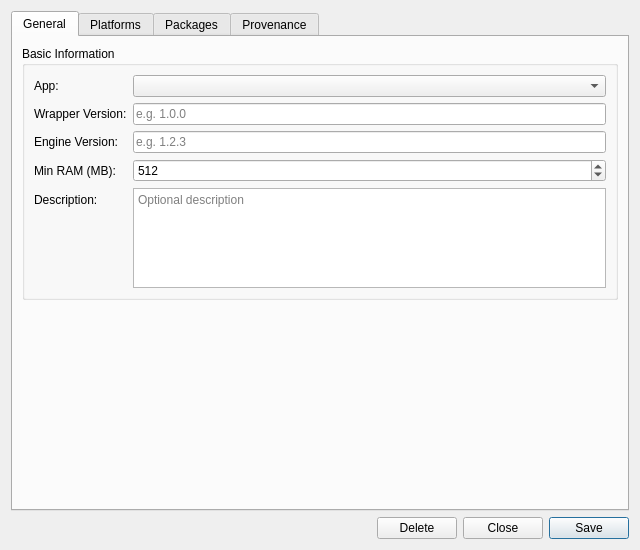
<?xml version="1.0" encoding="UTF-8"?>
<ui version="4.0">
 <class>AppVersionDetailDialog</class>
 <widget class="QWidget" name="AppVersionDetailDialog">
  <property name="geometry">
   <rect>
    <x>0</x>
    <y>0</y>
    <width>640</width>
    <height>550</height>
   </rect>
  </property>
  <property name="minimumSize">
   <size>
    <width>640</width>
    <height>550</height>
   </size>
  </property>
  <property name="windowTitle">
   <string>App Version Details</string>
  </property>
  <layout class="QVBoxLayout" name="verticalLayout">
   <item>
    <widget class="QTabWidget" name="tabWidget">
     <property name="currentIndex"><number>0</number></property>
     <widget class="QWidget" name="generalTab">
      <attribute name="title"><string>General</string></attribute>
      <layout class="QVBoxLayout" name="generalLayout">
       <item>
        <widget class="QGroupBox" name="basicInfoGroup">
         <property name="title"><string>Basic Information</string></property>
         <layout class="QFormLayout" name="formLayout">
          <item row="0" column="0">
           <widget class="QLabel" name="labelApp">
            <property name="text"><string>App:</string></property>
           </widget>
          </item>
          <item row="0" column="1">
           <widget class="QComboBox" name="appCombo">
            <property name="toolTip"><string>Parent application for this version</string></property>
           </widget>
          </item>
          <item row="1" column="0">
           <widget class="QLabel" name="labelWrapperVersion">
            <property name="text"><string>Wrapper Version:</string></property>
           </widget>
          </item>
          <item row="1" column="1">
           <widget class="QLineEdit" name="codeEdit">
            <property name="placeholderText"><string>e.g. 1.0.0</string></property>
           </widget>
          </item>
          <item row="2" column="0">
           <widget class="QLabel" name="labelEngineVersion">
            <property name="text"><string>Engine Version:</string></property>
           </widget>
          </item>
          <item row="2" column="1">
           <widget class="QLineEdit" name="nameEdit">
            <property name="placeholderText"><string>e.g. 1.2.3</string></property>
           </widget>
          </item>
          <item row="3" column="0">
           <widget class="QLabel" name="labelMinRam">
            <property name="text"><string>Min RAM (MB):</string></property>
           </widget>
          </item>
          <item row="3" column="1">
           <widget class="QSpinBox" name="minRamSpinBox">
            <property name="minimum"><number>0</number></property>
            <property name="maximum"><number>1048576</number></property>
            <property name="singleStep"><number>256</number></property>
            <property name="value"><number>512</number></property>
           </widget>
          </item>
          <item row="4" column="0">
           <widget class="QLabel" name="labelDescription">
            <property name="text"><string>Description:</string></property>
           </widget>
          </item>
          <item row="4" column="1">
           <widget class="QPlainTextEdit" name="descriptionEdit">
            <property name="minimumSize">
             <size><width>0</width><height>60</height></size>
            </property>
            <property name="maximumSize">
             <size><width>16777215</width><height>100</height></size>
            </property>
            <property name="placeholderText"><string>Optional description</string></property>
           </widget>
          </item>
         </layout>
        </widget>
       </item>
       <item>
        <spacer name="verticalSpacer">
         <property name="orientation"><enum>Qt::Vertical</enum></property>
         <property name="sizeHint" stdset="0">
          <size><width>20</width><height>20</height></size>
         </property>
        </spacer>
       </item>
      </layout>
     </widget>
     <widget class="QWidget" name="platformsTab">
      <attribute name="title"><string>Platforms</string></attribute>
      <layout class="QVBoxLayout" name="platformsTabLayout">
       <item>
        <widget class="QGroupBox" name="platformsGroup">
         <property name="title"><string>Supported Platforms</string></property>
         <layout class="QHBoxLayout" name="platformsHLayout">
          <item>
           <layout class="QVBoxLayout" name="availableLayout">
            <item>
             <widget class="QLabel" name="labelAvailable">
              <property name="text"><string>Available</string></property>
             </widget>
            </item>
            <item>
             <widget class="QListWidget" name="availablePlatformsList"/>
            </item>
           </layout>
          </item>
          <item>
           <layout class="QVBoxLayout" name="buttonsLayout">
            <item>
             <spacer name="buttonTopSpacer">
              <property name="orientation"><enum>Qt::Vertical</enum></property>
              <property name="sizeHint" stdset="0">
               <size><width>20</width><height>40</height></size>
              </property>
             </spacer>
            </item>
            <item>
             <widget class="QPushButton" name="addPlatformButton">
              <property name="text"><string>&gt;</string></property>
              <property name="maximumWidth"><number>40</number></property>
             </widget>
            </item>
            <item>
             <widget class="QPushButton" name="removePlatformButton">
              <property name="text"><string>&lt;</string></property>
              <property name="maximumWidth"><number>40</number></property>
             </widget>
            </item>
            <item>
             <spacer name="buttonBottomSpacer">
              <property name="orientation"><enum>Qt::Vertical</enum></property>
              <property name="sizeHint" stdset="0">
               <size><width>20</width><height>40</height></size>
              </property>
             </spacer>
            </item>
           </layout>
          </item>
          <item>
           <layout class="QVBoxLayout" name="assignedLayout">
            <item>
             <widget class="QLabel" name="labelAssigned">
              <property name="text"><string>Assigned</string></property>
             </widget>
            </item>
            <item>
             <widget class="QListWidget" name="assignedPlatformsList"/>
            </item>
           </layout>
          </item>
         </layout>
        </widget>
       </item>
      </layout>
     </widget>
     <widget class="QWidget" name="packagesTab">
      <attribute name="title"><string>Packages</string></attribute>
      <layout class="QVBoxLayout" name="packagesTabLayout">
       <item>
        <widget class="QLabel" name="packagesHint">
         <property name="text"><string>Select a .tar.gz package for each assigned platform. Uploads happen when you click Save.</string></property>
         <property name="wordWrap"><bool>true</bool></property>
        </widget>
       </item>
       <item>
        <widget class="QTableWidget" name="packagesTable">
         <property name="selectionBehavior"><enum>QAbstractItemView::SelectRows</enum></property>
         <property name="selectionMode"><enum>QAbstractItemView::NoSelection</enum></property>
         <property name="editTriggers"><set>QAbstractItemView::NoEditTriggers</set></property>
         <property name="alternatingRowColors"><bool>true</bool></property>
         <property name="verticalScrollBarPolicy"><enum>Qt::ScrollBarAsNeeded</enum></property>
         <attribute name="verticalHeaderVisible"><bool>false</bool></attribute>
         <column><property name="text"><string>Platform</string></property></column>
         <column><property name="text"><string>File</string></property></column>
         <column><property name="text"><string>Status</string></property></column>
         <column><property name="text"><string/></property></column>
        </widget>
       </item>
       <item>
        <widget class="QProgressBar" name="packagesProgressBar">
         <property name="minimum"><number>0</number></property>
         <property name="maximum"><number>100</number></property>
         <property name="value"><number>0</number></property>
         <property name="visible"><bool>false</bool></property>
        </widget>
       </item>
      </layout>
     </widget>
     <widget class="QWidget" name="provenanceTab">
      <attribute name="title"><string>Provenance</string></attribute>
      <layout class="QVBoxLayout" name="provenanceTabLayout">
       <item>
        <widget class="ores::qt::ProvenanceWidget" name="provenanceWidget" native="true"/>
       </item>
      </layout>
     </widget>
    </widget>
   </item>
   <item>
    <layout class="QHBoxLayout" name="buttonLayout">
     <item>
      <spacer name="horizontalSpacer">
       <property name="orientation"><enum>Qt::Horizontal</enum></property>
       <property name="sizeHint" stdset="0">
        <size><width>40</width><height>20</height></size>
       </property>
      </spacer>
     </item>
     <item>
      <widget class="QPushButton" name="deleteButton">
       <property name="text"><string>Delete</string></property>
      </widget>
     </item>
     <item>
      <widget class="QPushButton" name="closeButton">
       <property name="text"><string>Close</string></property>
      </widget>
     </item>
     <item>
      <widget class="QPushButton" name="saveButton">
       <property name="text"><string>Save</string></property>
       <property name="default"><bool>true</bool></property>
      </widget>
     </item>
    </layout>
   </item>
  </layout>
 </widget>
 <customwidgets>
  <customwidget>
   <class>ores::qt::ProvenanceWidget</class>
   <extends>QWidget</extends>
   <header>ores.qt/ProvenanceWidget.hpp</header>
  </customwidget>
 </customwidgets>
 <resources/>
 <connections/>
</ui>
